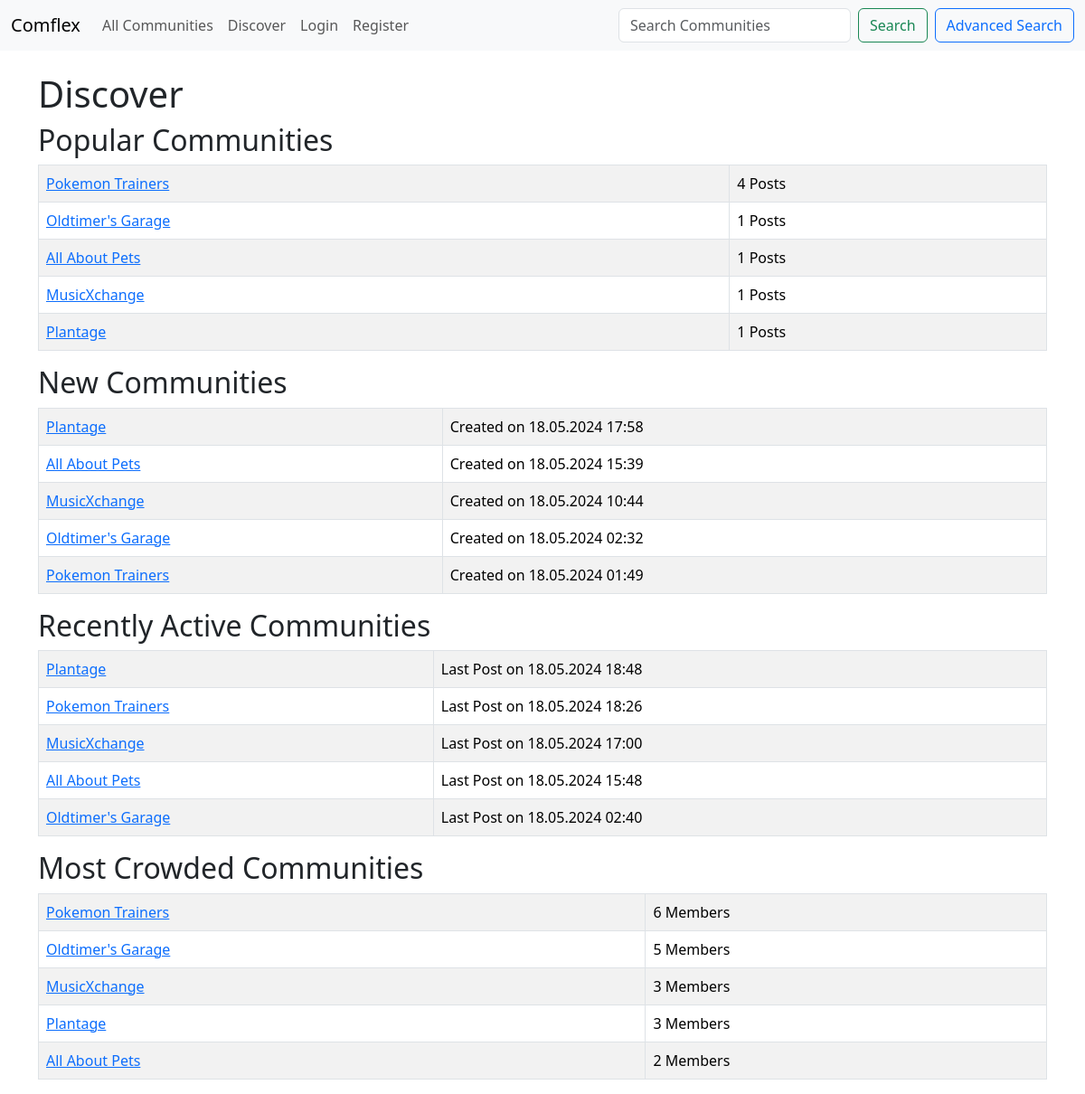
Page /discover on the earlier database version.
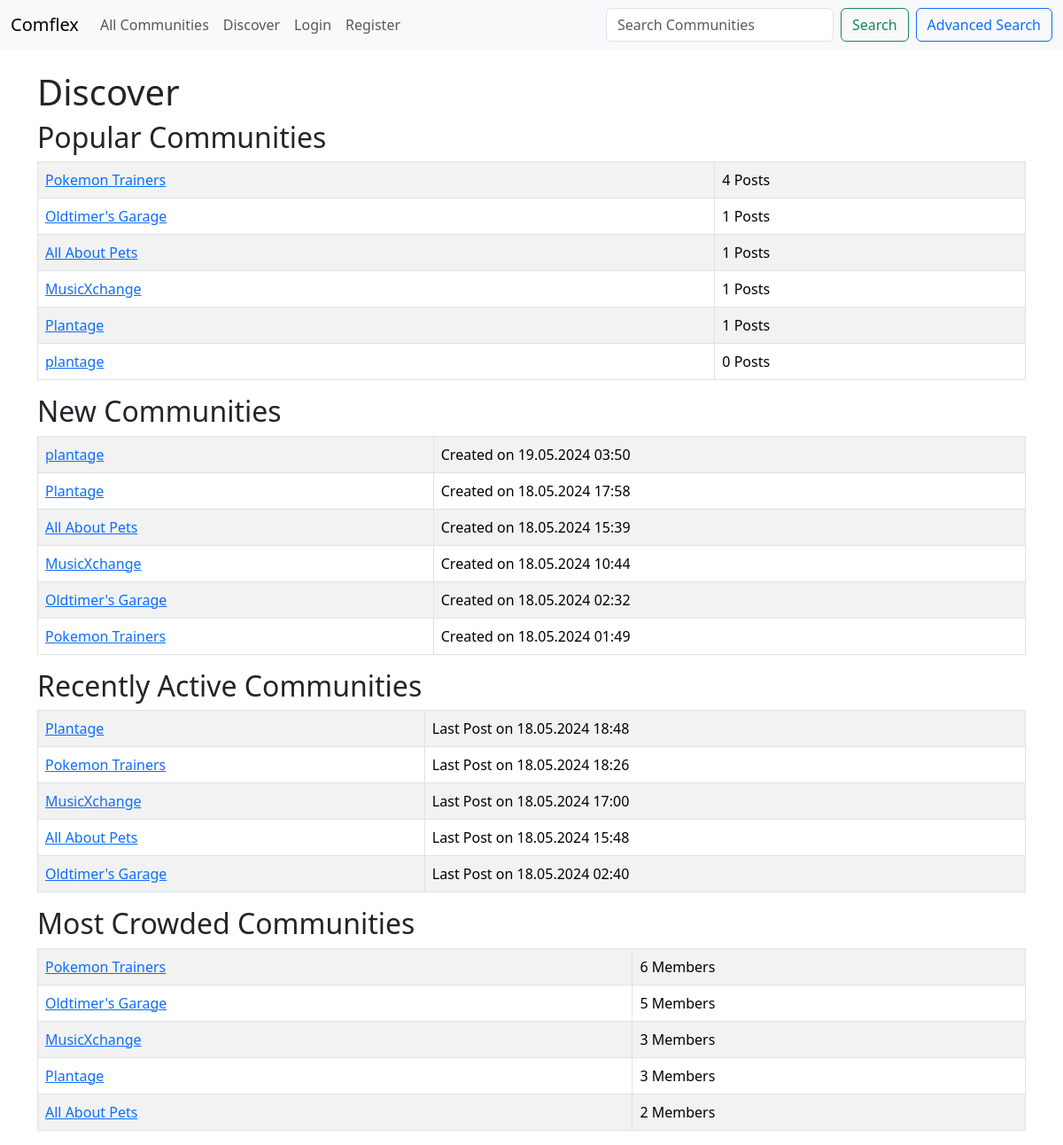
Same page on the later database version.
### post_app/models.py (models this page shows, shortened)
class Community(models.Model):
    name = models.CharField('Community Name', max_length=120, unique=True)
    is_public = models.BooleanField(default=True, help_text="Check if the community is public!")
    creation_date = models.DateTimeField(auto_now_add=True)
    description = models.TextField(blank=True)
    owner_id = models.IntegerField('Community Owner', blank=False, default=1)
    owner_username = models.ForeignKey(User, blank=False, null=True, on_delete=models.SET_NULL)
    members = models.ManyToManyField(User, related_name='communities', blank=True)
    moderators = models.ManyToManyField(User, related_name='moderated_communities', blank=True)  # New field for moderators

### post_app/views.py (the view)
# urls.py: path('discover', views.discover, name='discover'),
def discover(request):
    new_communities = Community.objects.all().order_by('-creation_date')[:10]
    popular_communities = Community.objects.annotate(num_posts=Count('posting')).order_by('-num_posts')[:10]
    recently_active_communities = Community.objects.annotate(
        last_post_date=Max('posting__posting_date')
    ).filter(last_post_date__isnull=False).order_by('-last_post_date')[:10]
    most_crowded_communities = Community.objects.annotate(member_count=Count('members')).order_by('-member_count')[:5]
    return render(request, 'posts/discover.html', {
        'new_communities': new_communities,
        'popular_communities': popular_communities,
        'recently_active_communities': recently_active_communities,
        'most_crowded_communities': most_crowded_communities,
    })

### post_app/templates/posts/discover.html
{% extends 'posts/base.html' %}
{% load static %}
{% block content %}
    <h1>Discover</h1>
    <h2>Popular Communities</h2>
    <table class="table table-striped table-hover table-bordered">
        {% for community in popular_communities %}
            <tr>
                <td>
                    <a href="{% url 'show-community' community.id %}">{{ community.name }}</a>
                </td>
                <td>
                    {{ community.num_posts }} Posts
                </td>
            </tr>
        {% endfor %}
    </table>
    <h2>New Communities</h2>
    <table class="table table-striped table-hover table-bordered">
        {% for community in new_communities %}
            <tr>
                <td>
                    <a href="{% url 'show-community' community.id %}">{{ community.name }}</a>
                </td>
                <td>
                    Created on {{ community.creation_date|date:"d.m.Y H:i" }}
                </td>
            </tr>
        {% endfor %}
    </table>
    <h2>Recently Active Communities</h2>
    <table class="table table-striped table-hover table-bordered">
        {% for community in recently_active_communities %}
            <tr>
                <td>
                    <a href="{% url 'show-community' community.id %}">{{ community.name }}</a>
                </td>
                <td>
                    Last Post on {{ community.last_post_date|date:"d.m.Y H:i" }}
                </td>
            </tr>
        {% endfor %}
    </table>
    <h2>Most Crowded Communities</h2>
    <table class="table table-striped table-hover table-bordered">
        {% for community in most_crowded_communities %}
            <tr>
                <td>
                    <a href="{% url 'show-community' community.id %}">{{ community.name }}</a>
                </td>
                <td>
                    {{ community.member_count }} Members
                </td>
            </tr>
        {% endfor %}
    </table>
{% endblock %}

Differences in the rows shown:
added Community: name "plantage", num_posts "0", creation_date "19.05.2024 03:50"
